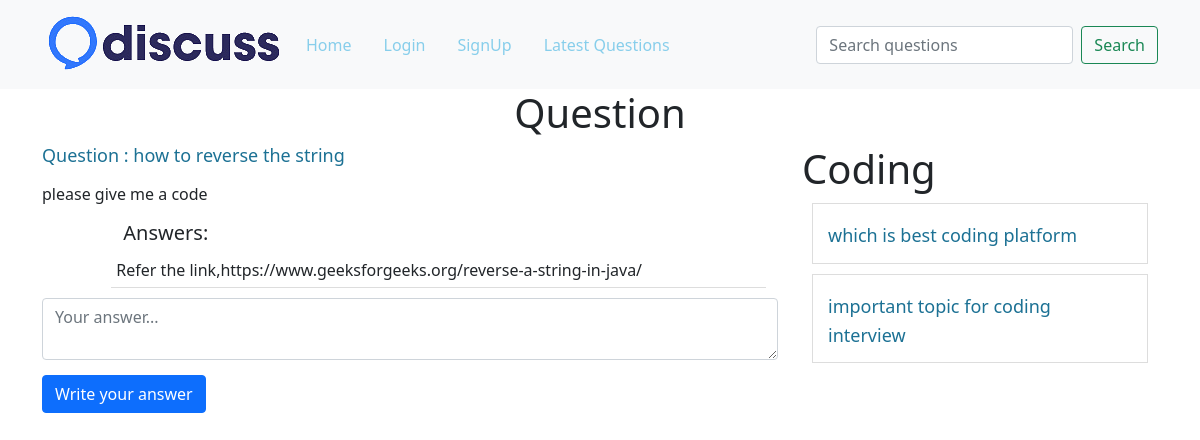
/?q-id=11, run on the app's committed database.
### tables this page shows
CREATE TABLE `questions` (
  `id` int(10) NOT NULL,
  `title` varchar(100) NOT NULL,
  `description` varchar(300) NOT NULL,
  `category_id` int(10) NOT NULL,
  `user_id` int(10) NOT NULL
);

CREATE TABLE `answers` (
  `id` int(10) NOT NULL,
  `answer` varchar(300) NOT NULL,
  `question_id` int(10) NOT NULL,
  `user_id` int(10) NOT NULL
);

CREATE TABLE `category` (
  `id` int(30) NOT NULL,
  `name` varchar(100) NOT NULL
);

### client/question-details.php (the view, shortened to what this page needs)
<div class="container">
    <h1 class="heading">Question</h1>
    <div class="row">
        <div class="col-8">
            <?php
            include("./common/db.php");
            $query = "select * from questions where id =$qid";
            $result = $conn->query($query);
            $row = $result->fetch_assoc();
            $cid = $row['category_id'];
            echo "<h4 class='margin-bottom-15 question-title'>Question : " . $row['title'] . "</h4>
    <p class='margin-bottom-15'>" . $row['description'] . "</p>";
            include("answers.php");
            ?>
           <form action="./server/requests.php" method="post">
    <textarea name="answer" class="form-control margin-bottom-15" placeholder="Your answer..."></textarea>
    <button type="submit" class="btn btn-primary">Write your answer</button>
</form>
        </div>
        <div class="col-4">
            <?php
            $categoryQuery = "select name from category where id=$cid";
            $categoryResult = $conn->query($categoryQuery);
            $categoryRow = $categoryResult->fetch_assoc();
            echo "<h1>" . ucfirst($categoryRow['name']) . "</h1>";
            $query = "select * from questions where category_id=$cid and id!=$qid";
            $result = $conn->query($query);
            foreach ($result as $row) {
                $id = $row['id'];
                $title = $row['title'];
                echo "<div class='question-list'>
                <h4><a href=?q-id=$id>$title</a></h4>
                </div>";
            }
            ?>
        </div>
    </div>
</div>

### client/answers.php
<div class="container">
    <div class="offset-sm-1">
<h5>Answers:</h5>
<?php
$query="select * from answers where question_id=$qid";
$result= $conn->query($query);
foreach ($result as $row) {
    $answer= $row['answer'];
echo "<div class='row'>
<p class='answer-wrapper'>$answer</p>
</div>";
}
?>
</div>
</div>

### public/style.css (style rules this page uses)
a { color: skyblue !important; }
.heading { text-align: center; }
.margin-bottom-15 { margin-bottom: 15px; }
.question-list { border: 1px solid #ddd; padding: 15px; margin: 10px; }
.question-list h4 { margin: 0; padding: 0; }
.question-list a,.question-title { font-size: 18px; text-decoration: none; color: #1c7194 !important; }
.answer-wrapper { border-bottom: 1px solid #ddd; margin-bottom: 10px; padding: 5px; }

### data on the page
questions: title "how to reverse the string", description "please give me a code"
answers: answer "Refer the link,https://www.geeksforgeeks.org/reverse-a-string-in-java/"
category: name "Coding"
questions: title "which is best coding platform"
questions: title "important topic for coding interview"
